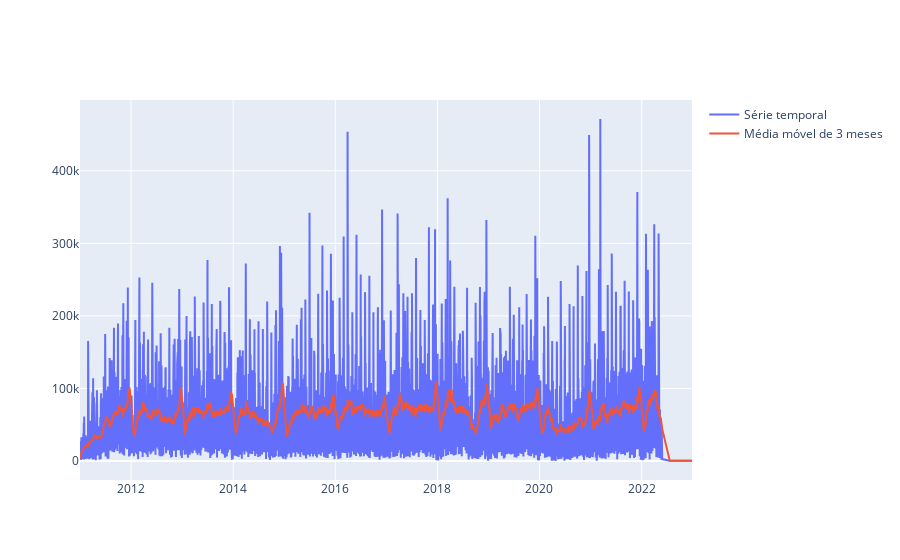

The code cell stored with this chart in its notebook:
### Code cell
fig = go.Figure([
    go.Scatter(x = df['DATA'], y=df['VALOR'], mode='lines', name='Série temporal'),
    go.Scatter(x = media_3_meses['DATA'], y = media_3_meses['VALOR'], mode='lines', name='Média móvel de 3 meses')
])

fig.show()

### Figure 1 — Plotly figure (JSON) as saved in the notebook; plotly's stock layout.template omitted (floating-point values rounded to 4 significant figures; data arrays with more than 128 entries replaced by an {"elided": "..."} marker saying what was removed)
{"data": [{"mode": "lines", "name": "Série temporal", "type": "scatter", "x": {"elided": "4168 str values"}, "y": {"elided": "4168 float values"}}, {"mode": "lines", "name": "Média móvel de 3 meses", "type": "scatter", "x": {"elided": "4168 str values"}, "y": {"elided": "4168 float values"}}], "layout": {}}
